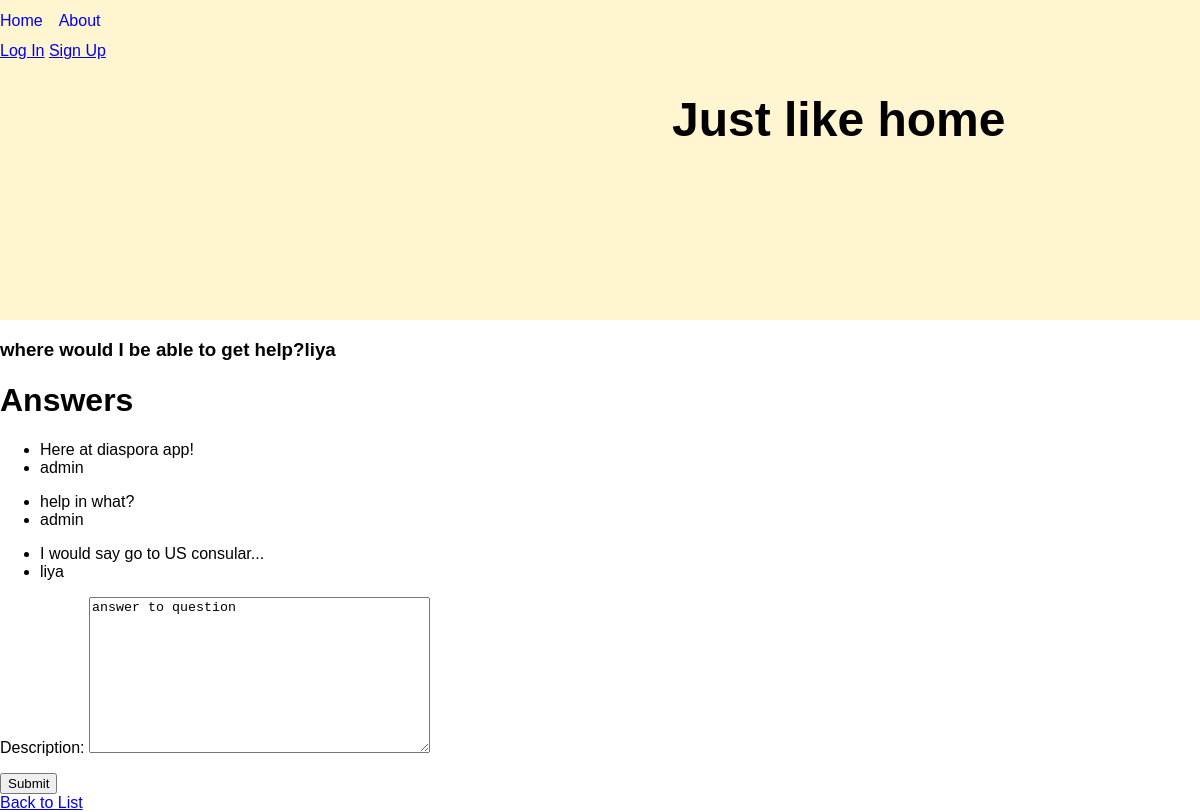
The page /quora/where-would-i-be-able-to-get-help/ on the database its author committed.
### quora/models.py (models this page shows, shortened)
class Question(models.Model):
    quest = models.CharField(max_length = 200, default='question', null=True)
    slug = models.CharField(max_length=300, blank=True, editable=False,
                            help_text="Unique URL path to access this book. Generated by the system.")
    author = models.ForeignKey(User, on_delete=models.PROTECT,
                               help_text="The user that posted this question.", null=True)

class Answer(models.Model):
    description = models.TextField(default='answer to question')
    author = models.ForeignKey(User, on_delete=models.PROTECT,
                               help_text="The user that posted this answer.", null=True)
    question = models.ForeignKey(Question, on_delete = models.CASCADE)

### quora/views.py (the view, shortened to what this page needs)
# urls.py: path('<str:slug>/', QuestionDetailView.as_view(), name='question-details-page'),
class QuestionDetailView(DetailView):
    model = Question
    def get(self, request, slug):
        question = self.get_queryset().get(slug__iexact=slug)
        form = AnswerForm()
        context = {
        'question': question,
        'form' : form
        }
        return render(request, 'quora/question_detail.html', context)

### quora/forms.py
class AnswerForm(forms.ModelForm):
    class Meta:
        model = Answer
        fields = [
                'description'
            ]

### quora/templates/quora/question_detail.html (shortened to what this page needs)
{% extends "base.html" %}
{% block content %}
      <h3>{{ question.quest }}{{ question.author.username }}</b></small></h3>
      <h1>Answers</h1>
      {% for answer in question.answer_set.all %}
        {% include 'quora/answer_detail.html' %}
      {% endfor %}
      <form method='post'>
        <div class="form-group">
            {{form.as_p}}
            <button type="submit" class="btn btn-primary">Submit</button>
        </div>
      </form>
      <a href="{% url 'question-list-page' %}">Back to List</a>
{% endblock %}

### quora/templates/quora/answer_detail.html
<ul>
    <li>{{ answer.description }}</li>
    <li>{{ answer.author }}</li>
</ul>

### static/css/styles.css (style rules this page uses)
body { background-color: white; font-size: 16px; font-family: Helvetica; margin: 0; }

### rows shown on the page
Question: quest "where would I be able to get help?", author.username "liya"
Answer: description "Here at diaspora app!", author "admin"
Answer: description "help in what?", author "admin"
Answer: description "I would say go to US consular...", author "liya"
